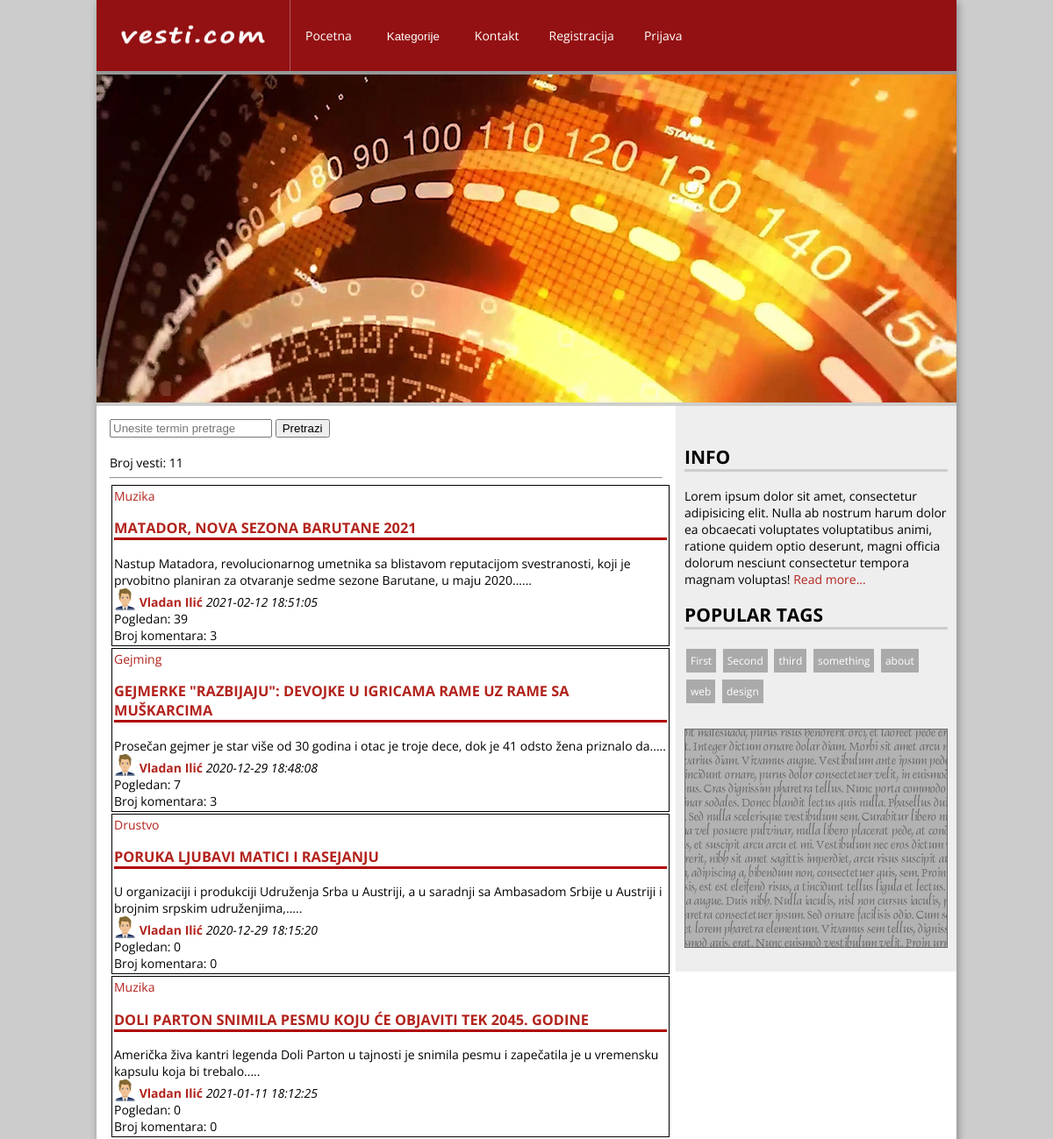
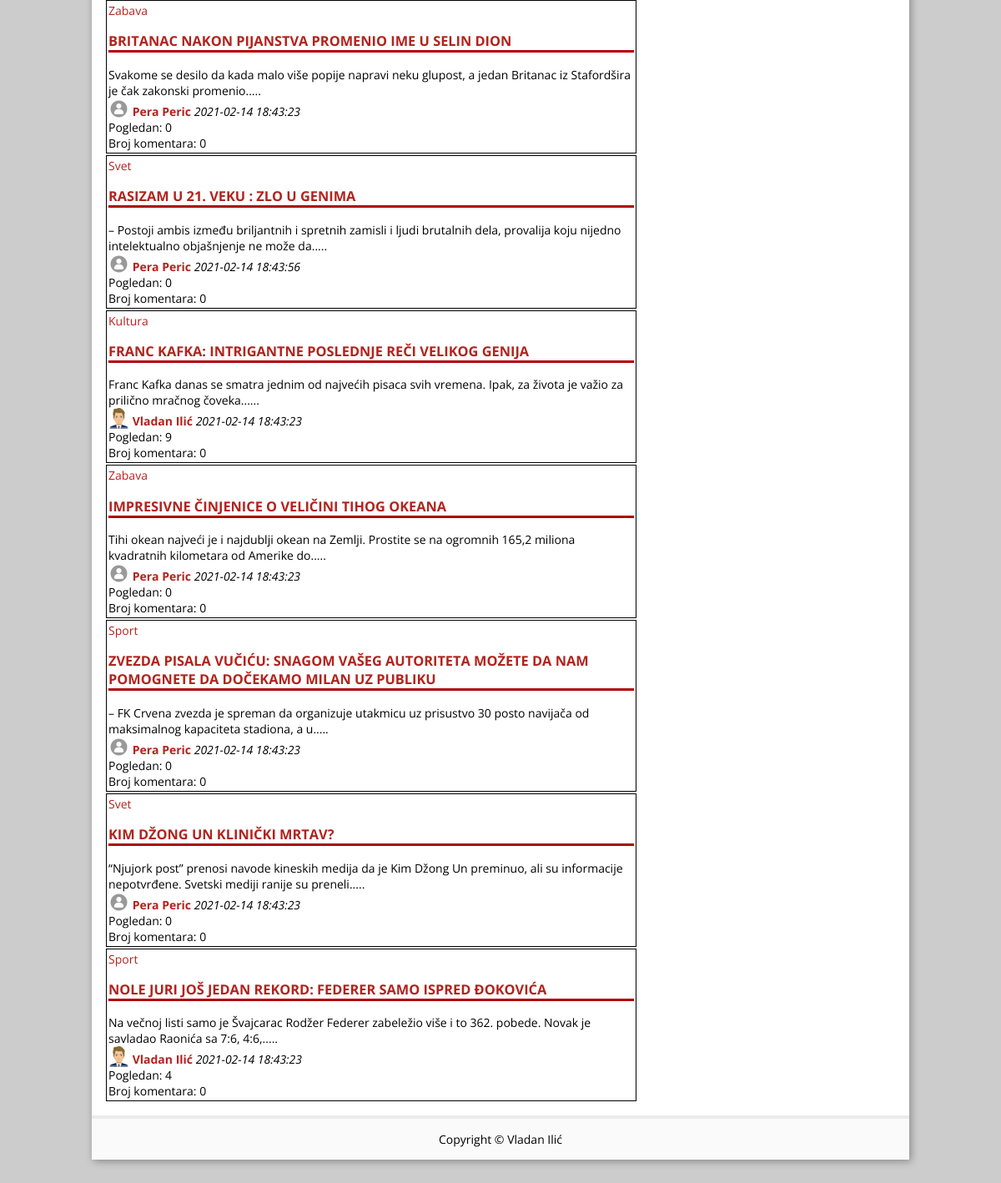
The page / on the database its author committed (2 pictures, top to bottom).
### tables this page shows
CREATE TABLE IF NOT EXISTS `vesti` (
  `id` int(3) UNSIGNED NOT NULL AUTO_INCREMENT,
  `naslov` varchar(150) NOT NULL,
  `tekst` text NOT NULL,
  `vreme` timestamp NOT NULL DEFAULT CURRENT_TIMESTAMP,
  `autor` int(3) NOT NULL,
  `kategorija` int(3) NOT NULL,
  `obrisan` int(1) NOT NULL DEFAULT '0',
  `izmena` timestamp NULL DEFAULT NULL ON UPDATE CURRENT_TIMESTAMP,
  `pogledan` int(5) NOT NULL DEFAULT '0',
  PRIMARY KEY (`id`)
);

### funkcije.php (called while the page is built, shortened)
<?php
function login()
{
    if(isset($_SESSION['id']) and isset($_SESSION['ime']) and isset($_SESSION['status']))
        return true;
    else if(isset($_COOKIE['id']) and isset($_COOKIE['ime']) and isset($_COOKIE['status']) )
    {
        $_SESSION['id']=$_COOKIE['id'];
        $_SESSION['ime']=$_COOKIE['ime'];
        $_SESSION['status']=$_COOKIE['status'];
        return true;
    }
    else
        return false;
}
?>

### klase/classBaza.php (called while the page is built, shortened)
<?php
class Baza{
    protected $lokacija;
    protected $korime;
    protected $lozinka;
    protected $baza;
    protected $db;
    public function __construct(){
        $this->lokacija="localhost";
        $this->korime="root";
        $this->lozinka="";
        $this->baza="news";
    }
    public function connect(){
        $this->db=@mysqli_connect($this->lokacija, $this->korime, $this->lozinka, $this->baza);
        return $this->db;
    }
    public function query($upit){
        return mysqli_query($this->db, $upit);
    }
    public function fetch_object($rez){
        return mysqli_fetch_object($rez);
    }
    public function num_rows($rez){
        return mysqli_num_rows($rez);
    }
}
?>

### index.php (the view, shortened to what this page needs)
<?php
$db=new Baza();
?>
<!DOCTYPE html>
<html lang="sr">
<head>
    <link href="css/style.css" rel="stylesheet">
</head>
<body>
<div id="wrapper">
    <?php include_once("_menu.php");?>
    <div class="content">
        <div id="main">
        <form action="index.php" method="post">
        <input type="text" name="termin" placeholder='Unesite termin pretrage'> <button>Pretrazi</button><br><br>
    </form>
        <?php
              $upit="SELECT * FROM vwvesti WHERE obrisan=0 ORDER BY id DESC";
              $rez=$db->query($upit);
              echo "Broj vesti: ".$db->num_rows($rez)."<hr>";
              while($red=$db->fetch_object($rez))
              {
                  echo "<div style='border: 1px solid black; width:100%;margin:2px;padding:2px'>";
                  echo "<a href='index.php?kategorija=".$red->kategorija."'>".$red->naziv."</a><br>";
                  echo "<h3><a href='vesti.php?id=".$red->id."'>".$red->naslov."</a></h3>";
                  if(isset($_GET['id']))
                      echo $red->tekst;
                  else
                  {
                      $tmp=explode(" ", $red->tekst);
                      $novi=array_slice($tmp, 0, 20);
                      $a=implode(" ", $novi).".....<br>";
                      if(isset($_POST['termin']))
                          echo str_replace(strtolower($_POST['termin']), "<span style='background-color:yellow'>".$_POST['termin']."</span>", strtolower($a));
                      else
                          echo $a;
                  }
                  if(file_exists("avatar/".$red->autor.".jpg")) $slika="avatar/".$red->autor.".jpg";
                  else $slika="avatar/nouser.jpg";
                  echo "<img src='{$slika}' height='25px'> ";
                  echo "<b><a href='index.php?autor=".$red->autor."'>".$red->ime ." ".$red->prezime."</a></b> <i>".$red->vreme."</i><br>";
                  echo "Pogledan: {$red->pogledan}<br>";
                  $upit="SELECT count(id) AS broj FROM komentari  WHERE idvesti={$red->id} AND dozvoljen=1 GROUP BY idvesti";
                  $pomrez=$db->query($upit);
                  if($db->num_rows($pomrez)==1){
                      $pomred=$db->fetch_object($pomrez);
                      echo "Broj komentara: {$pomred->broj}";
                  }
                  else
                      echo "Broj komentara: 0";
                  echo "</div>";
              }
          ?>
        </div>
        <?php include_once("_sidebar.php")?>
        </div>
        <?php include_once("_futer.php")?>
    </div>
</body>
</html>

### _menu.php (shortened to what this page needs)
      <div id="header">
        <img src="images/logo1.png" alt="logo">
        <ul>
            <li><a href="index.php">Pocetna</a></li>
            <li>
            <div class="dropdown">
              <button class="dropbtn">Kategorije</button>
            </div>
          </li>
          <li><a href="#">Kontakt</a></li>
          <li><a href='adduser.php'>Registracija</a></li>
          <?php
          if(login())
            echo "<li><a href='logout.php'>{$_SESSION['ime']} ({$_SESSION['status']}) - odjava</a></li>";
          else
            echo "<li><a href='login.php'>Prijava</a></li>";
          ?>
        </ul>
</div>
<div id="pano">
        <img src="images/1.jpg" alt="front">
</div>

### _sidebar.php (shortened to what this page needs)
<div id="sidebar">
    <h2>Info</h2>
    <p>Lorem ipsum dolor sit amet, consectetur adipisicing elit. Nulla ab nostrum harum dolor ea obcaecati voluptates voluptatibus animi, ratione quidem optio deserunt, magni officia dolorum nesciunt consectetur tempora magnam voluptas! <a href="#">Read more...</a></p>
    <h2>Popular tags</h2>
    <div id="cloud">
      <ul>
        <li><a href="#">First</a></li>
        <li><a href="#">Second</a></li>
        <li><a href="#">third</a></li>
        <li><a href="#">something</a></li>
        <li><a href="#">about</a></li>
        <li><a href="#">web</a></li>
        <li><a href="#">design</a></li>
      </ul>
    </div>
<img src="images/reklama.gif" alt="">
</div>

### _futer.php
<div id="copy">
    <p>Copyright &copy; Vladan Ilić</p>
</div>

### css/style.css (style rules this page uses)
body { background-color: #ccc; font-family: "Open Sans"; font-size: 0.875rem; margin:0; padding: 0; }
h1, h2, h3, h4, h5, h6 { text-transform: uppercase; border-bottom: 3px solid #b00203; }
a { text-decoration: none; color:#b2231d; }
img { vertical-align: bottom; }
#wrapper { background-color: white; width: 980px; margin: 0 auto 50px; border-radius: 2px; box-shadow: 2px 2px 10px #888888; }
#header { background-color: #931113; border-bottom: 4px solid #979797; display: flex; }
#header img { border-right: 1px solid #b2595b; }
#header ul { list-style: none; padding: 0; display:flex; }
#header ul li { padding:17px; }
#header ul li a { color:white; text-decoration: none; }
#pano img { border-bottom: 4px solid #cececc; }
.content { display:flex; align-items:flex-start; }
#main { padding: 15px; flex-basis: 630px; }
#sidebar { flex-basis: 300px; background-color: #eee; padding: 27px 10px; }
#sidebar h2 { border-bottom: 3px solid #cdcdcd; }
#cloud ul { list-style: none; padding: 0; margin: 0 0 25px; }
#cloud ul li { display: inline-block; }
#cloud a { padding: 5px 5px; margin: 2px; background-color: #aaa; line-height: 35px; font-size: 12px; color: white; }
#copy { text-align: center; padding: 15px; border-top: 4px solid #ebebeb; background-color: #fafafa; }
#copy p { margin: 0; }
.dropbtn { background-color: #931113; color: white; border: none; }
.dropdown { position: relative; display: inline-block; }

### rows shown on the page
vesti: naziv "Muzika", naslov "MATADOR, NOVA SEZONA BARUTANE 2021", novi "Nastup Matadora, revolucionarnog umetnika sa blistavom reputacijom svestranosti, koji je prvobitno planiran za otvaranje sedme sezone Barutane, u maju 2020.", ime "Vladan", prezime "Ilić", vreme "2021-02-12 18:51:05", pogledan "39", broj "3"
vesti: naziv "Gejming", naslov "GEJMERKE \"RAZBIJAJU\": DEVOJKE U IGRICAMA RAME UZ RAME SA MUŠKARCIMA", novi "Prosečan gejmer je star više od 30 godina i otac je troje dece, dok je 41 odsto žena priznalo da", ime "Vladan", prezime "Ilić", vreme "2020-12-29 18:48:08", pogledan "7", broj "3"
vesti: naziv "Drustvo", naslov "PORUKA LJUBAVI MATICI I RASEJANJU", novi "U organizaciji i produkciji Udruženja Srba u Austriji, a u saradnji sa Ambasadom Srbije u Austriji i brojnim srpskim udruženjima,", ime "Vladan", prezime "Ilić", vreme "2020-12-29 18:15:20", pogledan "0", shows "Broj komentara: 0"
vesti: naziv "Muzika", naslov "DOLI PARTON SNIMILA PESMU KOJU ĆE OBJAVITI TEK 2045. GODINE", novi "Američka živa kantri legenda Doli Parton u tajnosti je snimila pesmu i zapečatila je u vremensku kapsulu koja bi trebalo", ime "Vladan", prezime "Ilić", vreme "2021-01-11 18:12:25", pogledan "0", shows "Broj komentara: 0"
vesti: naziv "Zabava", naslov "BRITANAC NAKON PIJANSTVA PROMENIO IME U SELIN DION", novi "Svakome se desilo da kada malo više popije napravi neku glupost, a jedan Britanac iz Stafordšira je čak zakonski promenio", ime "Pera", prezime "Peric", vreme "2021-02-14 18:43:23", pogledan "0", shows "Broj komentara: 0"
vesti: naziv "Svet", naslov "RASIZAM U 21. VEKU : ZLO U GENIMA", novi "– Postoji ambis između briljantnih i spretnih zamisli i ljudi brutalnih dela, provalija koju nijedno intelektualno objašnjenje ne može da", ime "Pera", prezime "Peric", vreme "2021-02-14 18:43:56", pogledan "0", shows "Broj komentara: 0"
vesti: naziv "Kultura", naslov "FRANC KAFKA: INTRIGANTNE POSLEDNJE REČI VELIKOG GENIJA", novi "Franc Kafka danas se smatra jednim od najvećih pisaca svih vremena. Ipak, za života je važio za prilično mračnog čoveka.", ime "Vladan", prezime "Ilić", vreme "2021-02-14 18:43:23", pogledan "9", shows "Broj komentara: 0"
vesti: naziv "Zabava", naslov "IMPRESIVNE ČINJENICE O VELIČINI TIHOG OKEANA", novi "Tihi okean najveći je i najdublji okean na Zemlji. Prostite se na ogromnih 165,2 miliona kvadratnih kilometara od Amerike do", ime "Pera", prezime "Peric", vreme "2021-02-14 18:43:23", pogledan "0", shows "Broj komentara: 0"
vesti: naziv "Sport", naslov "ZVEZDA PISALA VUČIĆU: SNAGOM VAŠEG AUTORITETA MOŽETE DA NAM POMOGNETE DA DOČEKAMO MILAN UZ PUBLIKU", novi "– FK Crvena zvezda je spreman da organizuje utakmicu uz prisustvo 30 posto navijača od maksimalnog kapaciteta stadiona, a u", ime "Pera", prezime "Peric", vreme "2021-02-14 18:43:23", pogledan "0", shows "Broj komentara: 0"
vesti: naziv "Svet", naslov "KIM DŽONG UN KLINIČKI MRTAV?", novi "“Njujork post” prenosi navode kineskih medija da je Kim Džong Un preminuo, ali su informacije nepotvrđene. Svetski mediji ranije su preneli", ime "Pera", prezime "Peric", vreme "2021-02-14 18:43:23", pogledan "0", shows "Broj komentara: 0"
vesti: naziv "Sport", naslov "NOLE JURI JOŠ JEDAN REKORD: FEDERER SAMO ISPRED ĐOKOVIĆA", novi "Na večnoj listi samo je Švajcarac Rodžer Federer zabeležio više i to 362. pobede. Novak je savladao Raonića sa 7:6, 4:6,", ime "Vladan", prezime "Ilić", vreme "2021-02-14 18:43:23", pogledan "4", shows "Broj komentara: 0"

### other values the page prints
$db->num_rows($rez) "11"
